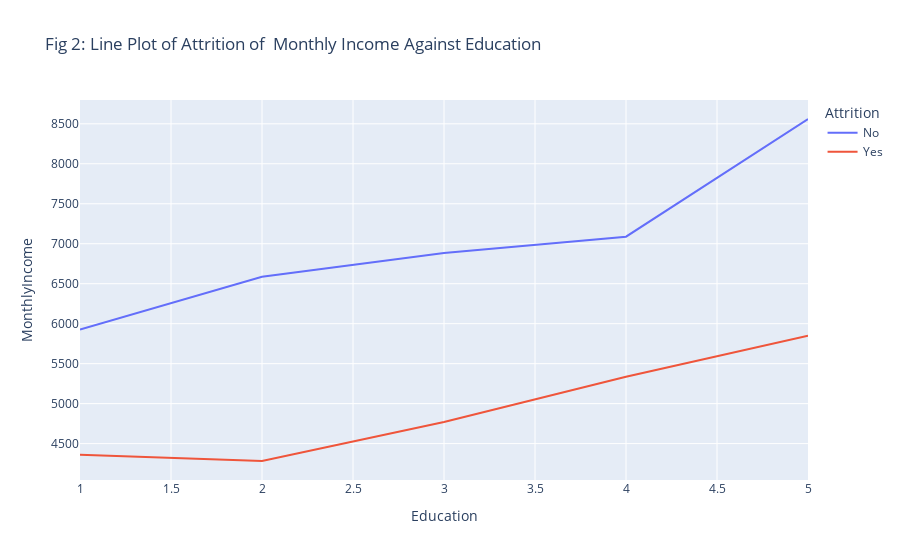

The cell this chart's notebook holds for it:
### Markdown cell above
### Attrition was common among low income earners starting from 4360 up to 5850

### Code cell
fig=px.line(attrition_avgmonthlyincome,x='Education',y='MonthlyIncome',color='Attrition',title='Fig 2: Line Plot of Attrition of  Monthly Income Against Education')
fig.show()

### Figure 1 — Plotly figure (JSON) as saved in the notebook; plotly's stock layout.template omitted (floating-point values rounded to 4 significant figures)
{"data": [{"hovertemplate": "Attrition=No<br>Education=%{x}<br>MonthlyIncome=%{y}<extra></extra>", "legendgroup": "No", "line": {"color": "#636efa", "dash": "solid"}, "mode": "lines", "name": "No", "orientation": "v", "showlegend": true, "type": "scatter", "x": [1, 2, 3, 4, 5], "xaxis": "x", "y": [5926.0, 6586.0, 6883.0, 7088.0, 8560.0], "yaxis": "y"}, {"hovertemplate": "Attrition=Yes<br>Education=%{x}<br>MonthlyIncome=%{y}<extra></extra>", "legendgroup": "Yes", "line": {"color": "#EF553B", "dash": "solid"}, "mode": "lines", "name": "Yes", "orientation": "v", "showlegend": true, "type": "scatter", "x": [1, 2, 3, 4, 5], "xaxis": "x", "y": [4360.0, 4283.0, 4770.0, 5335.0, 5850.0], "yaxis": "y"}], "layout": {"legend": {"title": {"text": "Attrition"}, "tracegroupgap": 0}, "title": {"text": "Fig 2: Line Plot of Attrition of  Monthly Income Against Education"}, "xaxis": {"anchor": "y", "domain": [0, 1], "title": {"text": "Education"}}, "yaxis": {"anchor": "x", "domain": [0, 1], "title": {"text": "MonthlyIncome"}}}}
